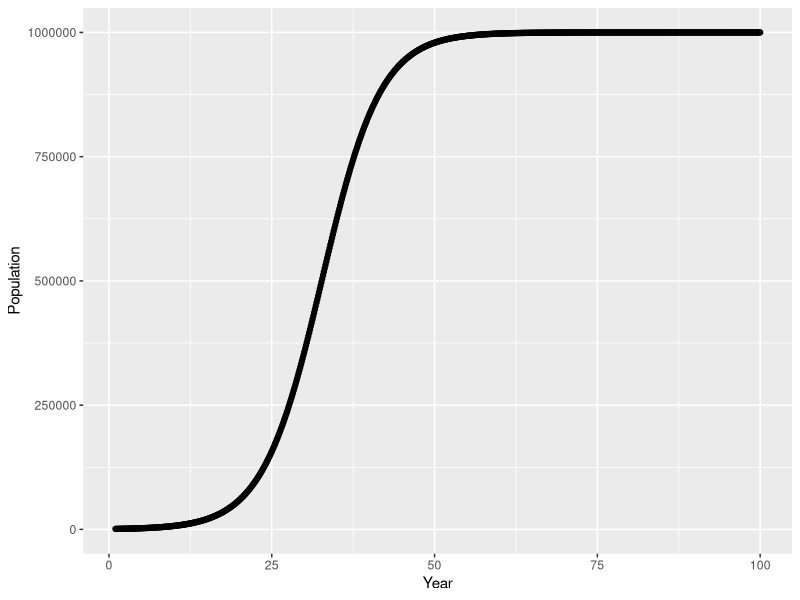
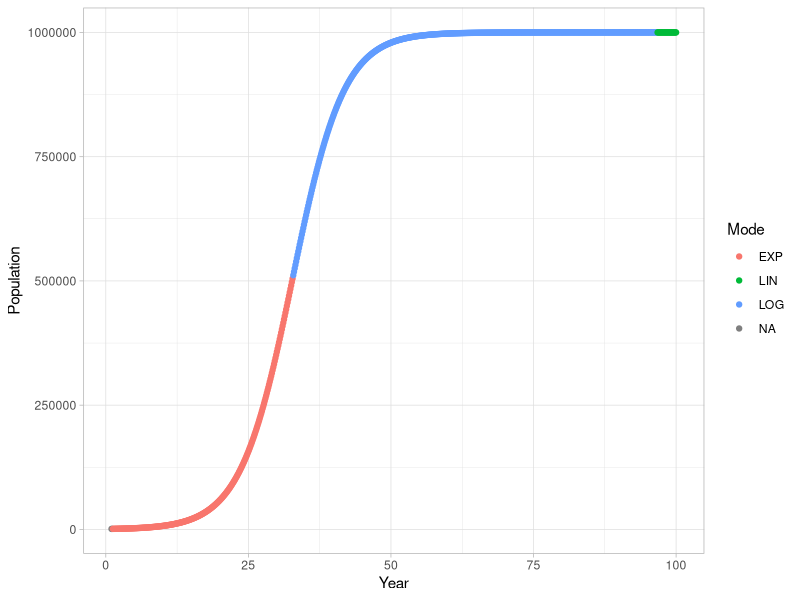
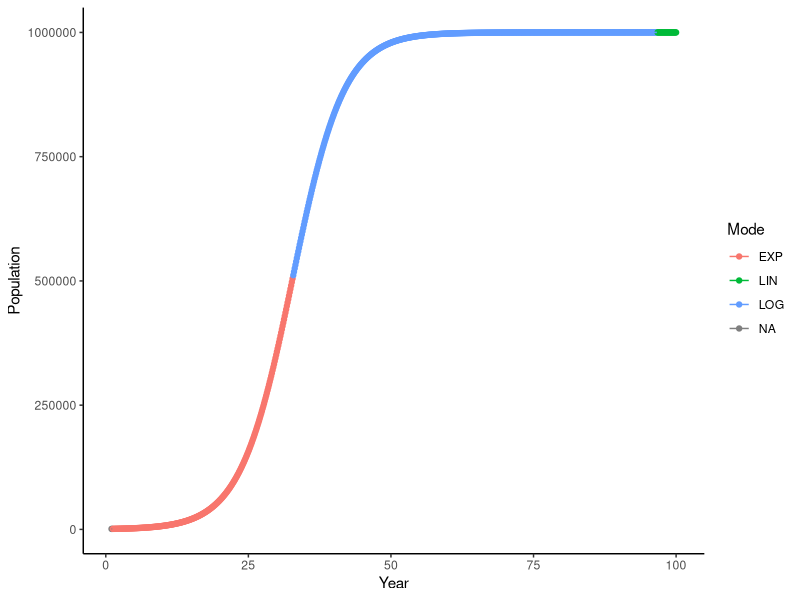
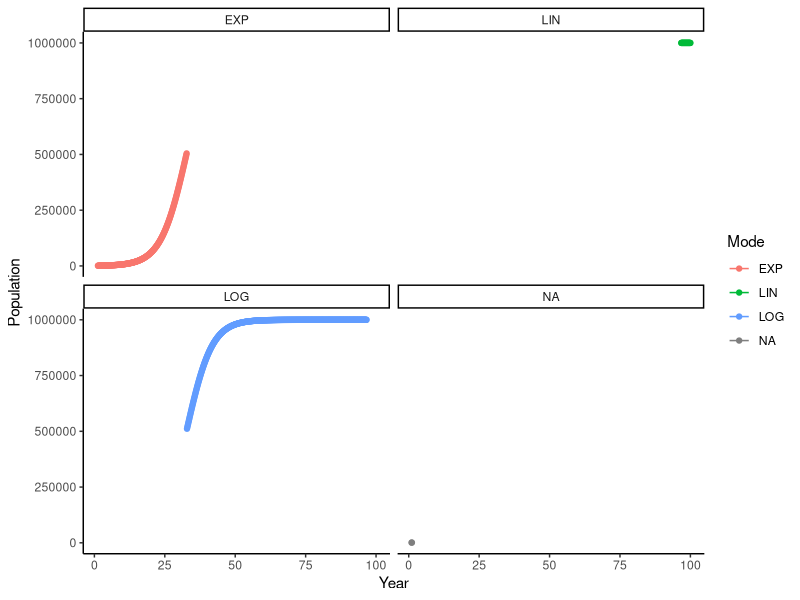
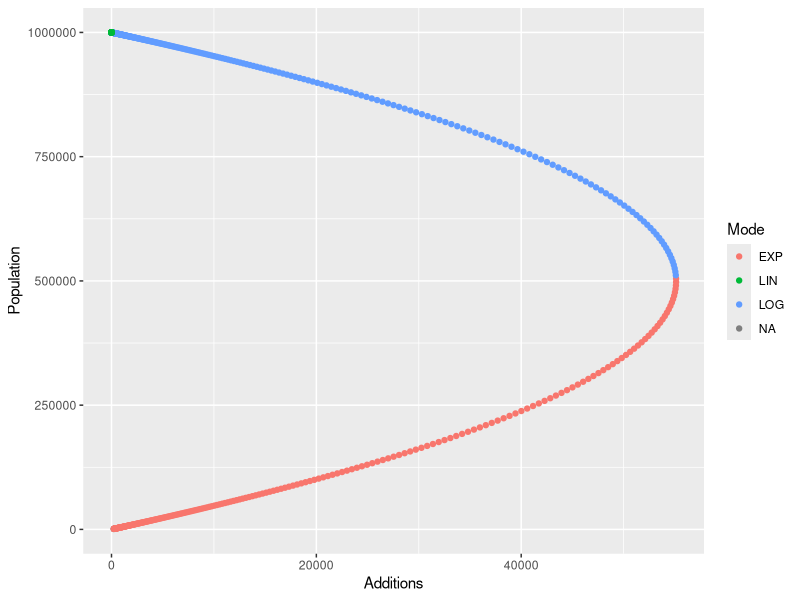

Write R code to recreate these figures, in order.
library(ggplot2)
library(readr)
library(dplyr)

d <- read_csv("datasets/single runs/LTG.csv")

ggplot(d,aes(x=Year,y=Population)) + 
  geom_point()+geom_line()

d <- d %>%
  mutate(ModeValue=round(c(NA,NA,diff(abs(diff(Population)))),3),
         Mode=as.factor(ifelse(ModeValue>0,"EXP",
                     ifelse(ModeValue<0,"LOG","LIN"))))

ggplot(d,aes(x=Year,y=Population,colour=Mode)) + 
  geom_point()+theme_light()



ggplot(d,aes(x=Year,y=Population,colour=Mode)) + 
  geom_point()+geom_line()+theme_classic()

ggplot(d,aes(x=Year,y=Population,colour=Mode)) + 
  geom_point()+geom_line()+theme_classic()+facet_wrap(~Mode)

ggplot(d,aes(x=Additions,y=Population,colour=Mode))+geom_point()


